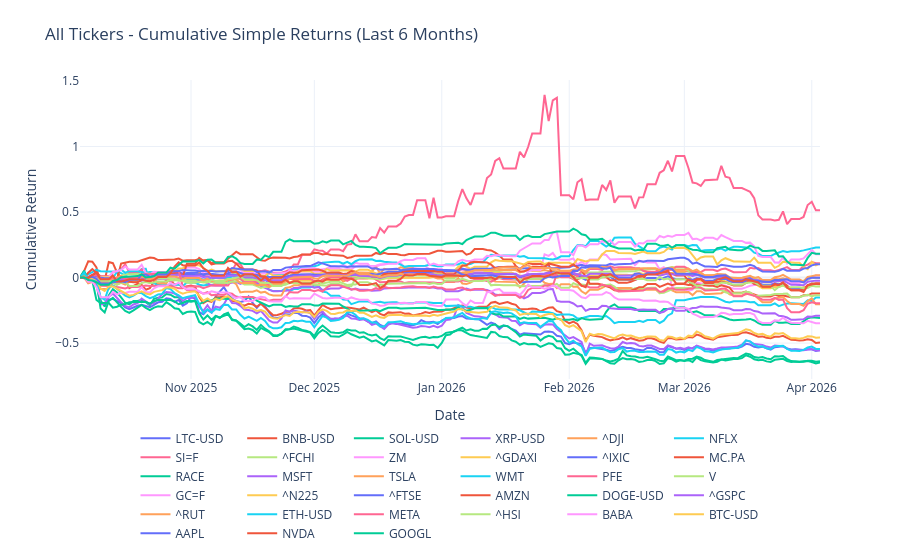

The code cell stored with this chart in its notebook:
### Code cell
# plot last 6 months of cumprod_simple_6m returns 
fig = go.Figure()
for column in cumprod_simple_6m.columns:
    fig.add_trace(
        go.Scatter(
            x=cumprod_simple_6m.index,
            y=cumprod_simple_6m[column],
            mode="lines",
            name=column,
        )
    )

fig.update_layout(
    title="All Tickers - Cumulative Simple Returns (Last 6 Months)",
    xaxis_title="Date",
    yaxis_title="Cumulative Return",
    legend=dict(orientation="h", yanchor="top", y=-0.15, xanchor="center", x=0.5),
    template="plotly_white",
    margin=dict(t=80, b=120),
)
fig.show()

### Figure 1 — Plotly figure (JSON) as saved in the notebook; plotly's stock layout.template omitted (floating-point values rounded to 4 significant figures; data arrays with more than 128 entries replaced by an {"elided": "..."} marker saying what was removed)
{"data": [{"mode": "lines", "name": "LTC-USD", "type": "scatter", "x": {"elided": "181 str values"}, "y": {"elided": "181 float values"}}, {"mode": "lines", "name": "BNB-USD", "type": "scatter", "x": {"elided": "181 str values"}, "y": {"elided": "181 float values"}}, {"mode": "lines", "name": "SOL-USD", "type": "scatter", "x": {"elided": "181 str values"}, "y": {"elided": "181 float values"}}, {"mode": "lines", "name": "XRP-USD", "type": "scatter", "x": {"elided": "181 str values"}, "y": {"elided": "181 float values"}}, {"mode": "lines", "name": "^DJI", "type": "scatter", "x": {"elided": "181 str values"}, "y": {"elided": "181 float values"}}, {"mode": "lines", "name": "NFLX", "type": "scatter", "x": {"elided": "181 str values"}, "y": {"elided": "181 float values"}}, {"mode": "lines", "name": "SI=F", "type": "scatter", "x": {"elided": "181 str values"}, "y": {"elided": "181 float values"}}, {"mode": "lines", "name": "^FCHI", "type": "scatter", "x": {"elided": "181 str values"}, "y": {"elided": "181 float values"}}, {"mode": "lines", "name": "ZM", "type": "scatter", "x": {"elided": "181 str values"}, "y": {"elided": "181 float values"}}, {"mode": "lines", "name": "^GDAXI", "type": "scatter", "x": {"elided": "181 str values"}, "y": {"elided": "181 float values"}}, {"mode": "lines", "name": "^IXIC", "type": "scatter", "x": {"elided": "181 str values"}, "y": {"elided": "181 float values"}}, {"mode": "lines", "name": "MC.PA", "type": "scatter", "x": {"elided": "181 str values"}, "y": {"elided": "181 float values"}}, {"mode": "lines", "name": "RACE", "type": "scatter", "x": {"elided": "181 str values"}, "y": {"elided": "181 float values"}}, {"mode": "lines", "name": "MSFT", "type": "scatter", "x": {"elided": "181 str values"}, "y": {"elided": "181 float values"}}, {"mode": "lines", "name": "TSLA", "type": "scatter", "x": {"elided": "181 str values"}, "y": {"elided": "181 float values"}}, {"mode": "lines", "name": "WMT", "type": "scatter", "x": {"elided": "181 str values"}, "y": {"elided": "181 float values"}}, {"mode": "lines", "name": "PFE", "type": "scatter", "x": {"elided": "181 str values"}, "y": {"elided": "181 float values"}}, {"mode": "lines", "name": "V", "type": "scatter", "x": {"elided": "181 str values"}, "y": {"elided": "181 float values"}}, {"mode": "lines", "name": "GC=F", "type": "scatter", "x": {"elided": "181 str values"}, "y": {"elided": "181 float values"}}, {"mode": "lines", "name": "^N225", "type": "scatter", "x": {"elided": "181 str values"}, "y": {"elided": "181 float values"}}, {"mode": "lines", "name": "^FTSE", "type": "scatter", "x": {"elided": "181 str values"}, "y": {"elided": "181 float values"}}, {"mode": "lines", "name": "AMZN", "type": "scatter", "x": {"elided": "181 str values"}, "y": {"elided": "181 float values"}}, {"mode": "lines", "name": "DOGE-USD", "type": "scatter", "x": {"elided": "181 str values"}, "y": {"elided": "181 float values"}}, {"mode": "lines", "name": "^GSPC", "type": "scatter", "x": {"elided": "181 str values"}, "y": {"elided": "181 float values"}}, {"mode": "lines", "name": "^RUT", "type": "scatter", "x": {"elided": "181 str values"}, "y": {"elided": "181 float values"}}, {"mode": "lines", "name": "ETH-USD", "type": "scatter", "x": {"elided": "181 str values"}, "y": {"elided": "181 float values"}}, {"mode": "lines", "name": "META", "type": "scatter", "x": {"elided": "181 str values"}, "y": {"elided": "181 float values"}}, {"mode": "lines", "name": "^HSI", "type": "scatter", "x": {"elided": "181 str values"}, "y": {"elided": "181 float values"}}, {"mode": "lines", "name": "BABA", "type": "scatter", "x": {"elided": "181 str values"}, "y": {"elided": "181 float values"}}, {"mode": "lines", "name": "BTC-USD", "type": "scatter", "x": {"elided": "181 str values"}, "y": {"elided": "181 float values"}}, {"mode": "lines", "name": "AAPL", "type": "scatter", "x": {"elided": "181 str values"}, "y": {"elided": "181 float values"}}, {"mode": "lines", "name": "NVDA", "type": "scatter", "x": {"elided": "181 str values"}, "y": {"elided": "181 float values"}}, {"mode": "lines", "name": "GOOGL", "type": "scatter", "x": {"elided": "181 str values"}, "y": {"elided": "181 float values"}}], "layout": {"legend": {"orientation": "h", "x": 0.5, "xanchor": "center", "y": -0.15, "yanchor": "top"}, "margin": {"b": 120, "t": 80}, "title": {"text": "All Tickers - Cumulative Simple Returns (Last 6 Months)"}, "xaxis": {"title": {"text": "Date"}}, "yaxis": {"title": {"text": "Cumulative Return"}}}}
